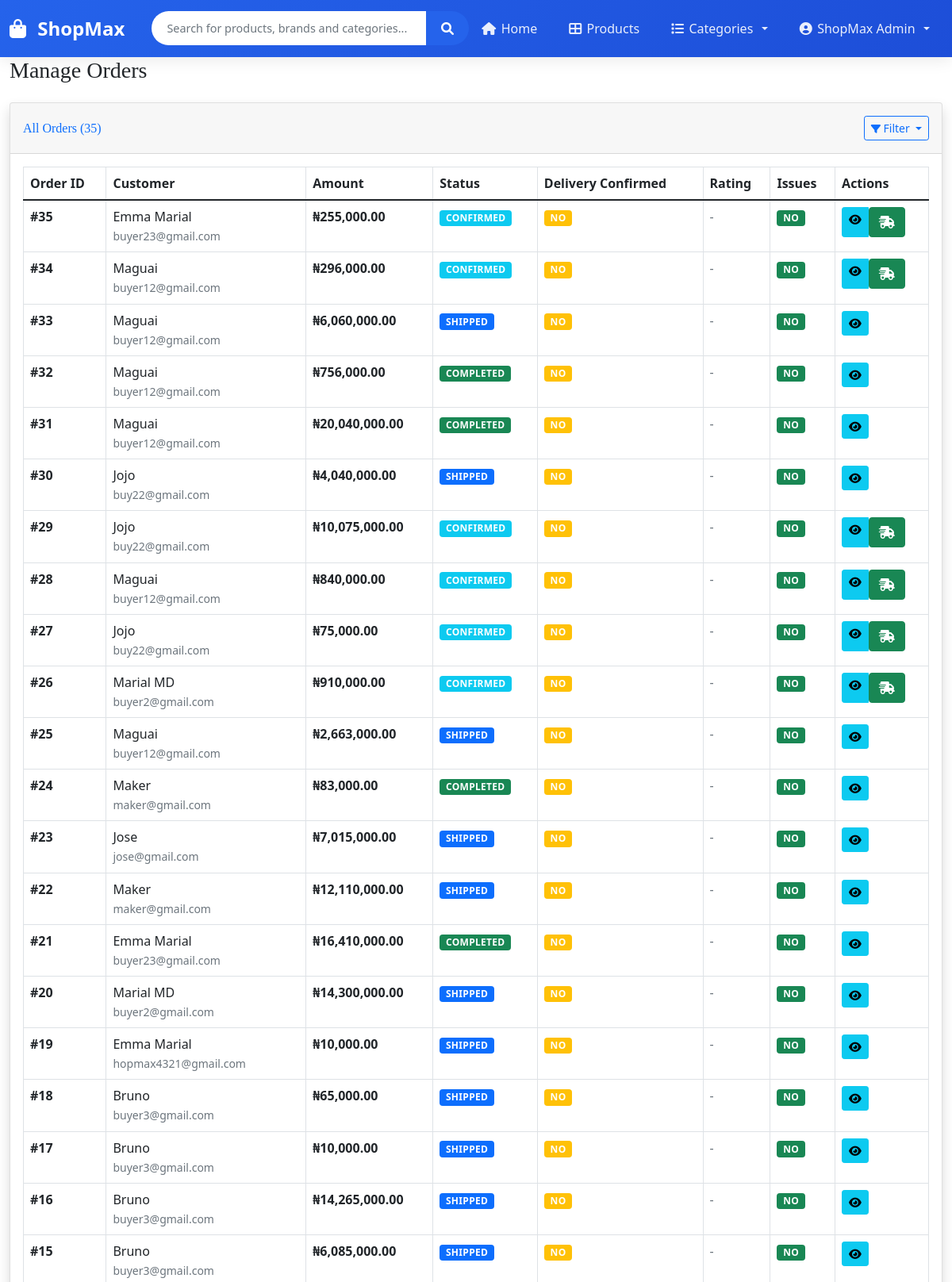
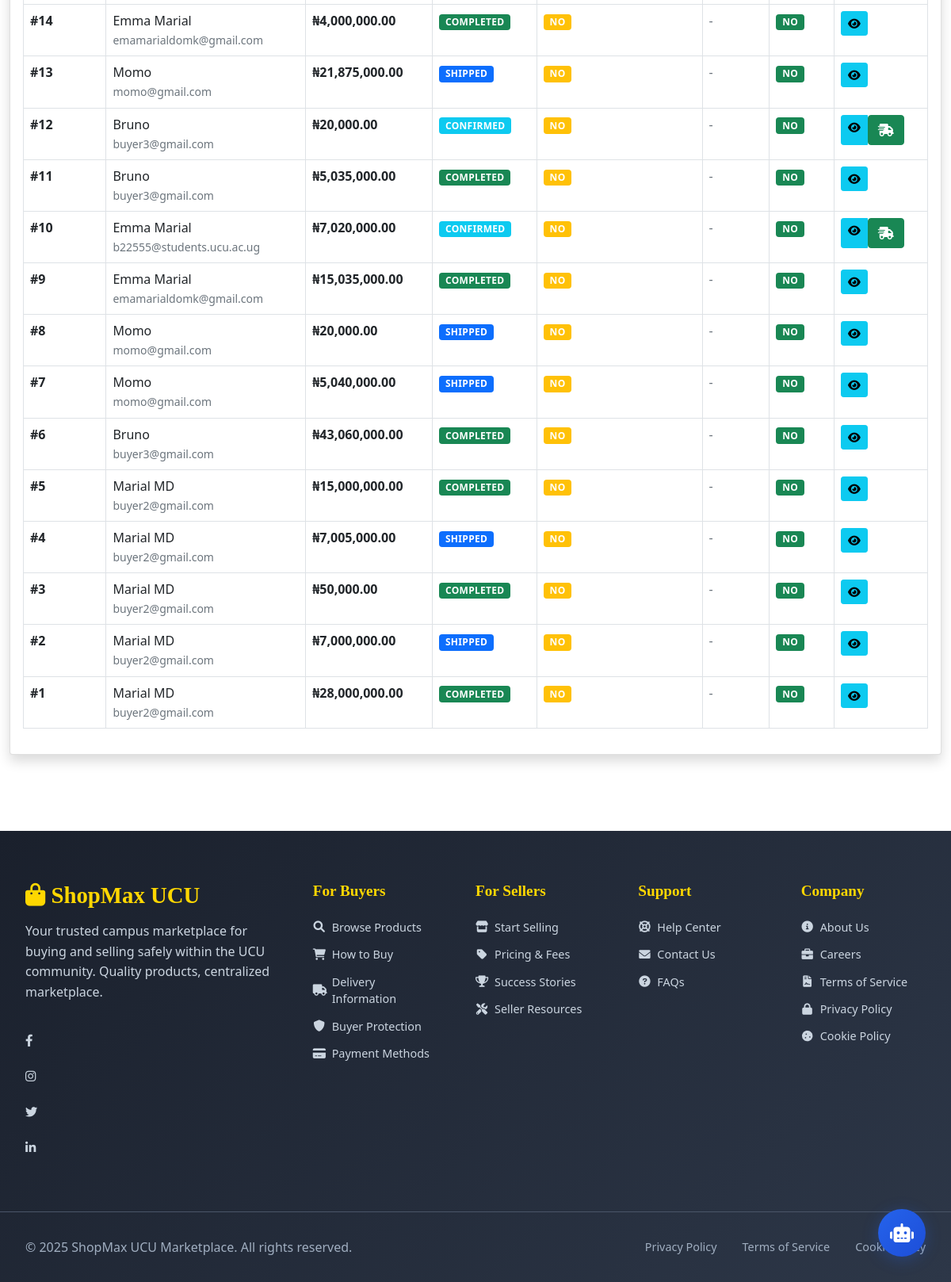
Page /admin/orders (signed in) on the committed database (2 pictures, top to bottom).
### app.py (models this page shows)
class User(db.Model):
    __tablename__ = 'users'
    id = db.Column(db.Integer, primary_key=True)
    fullname = db.Column(db.String(100), nullable=False)
    email = db.Column(db.String(100), unique=True, nullable=False)
    phone = db.Column(db.String(20), nullable=True)
    location = db.Column(db.String(100), nullable=True)
    password = db.Column(db.String(200), nullable=True)
    user_type = db.Column(db.String(20), nullable=False)  # buyer, seller, admin
    delivery_address = db.Column(db.Text)
    business_name = db.Column(db.String(100))
    business_address = db.Column(db.Text)
    nin = db.Column(db.String(50))
    subscription_tier = db.Column(db.String(20), default='basic')
    subscription_expiry = db.Column(db.DateTime)
    created_at = db.Column(db.DateTime, default=datetime.utcnow)
    updated_at = db.Column(db.DateTime, default=datetime.utcnow, onupdate=datetime.utcnow)
    business_type = db.Column(db.String(50))
    business_description = db.Column(db.Text)
    business_phone = db.Column(db.String(20))
    business_email = db.Column(db.String(100))
    products = db.relationship('Product', backref='seller', lazy=True)
    orders = db.relationship('Order', backref='user', lazy=True)
    order_items = db.relationship('OrderItem', backref='seller', lazy=True)
    wishlists = db.relationship('Wishlist', backref='user', lazy=True)
    carts = db.relationship('Cart', backref='user', lazy=True)
    reviews = db.relationship('Review', backref='user', lazy=True)

class Order(db.Model):
    __tablename__ = 'orders'
    id = db.Column(db.Integer, primary_key=True)
    total_amount = db.Column(db.Float, nullable=False)
    status = db.Column(db.String(20), default='pending')
    delivery_address = db.Column(db.Text)
    payment_method = db.Column(db.String(50))
    payment_status = db.Column(db.String(20), default='pending')
    user_id = db.Column(db.Integer, db.ForeignKey('users.id'), nullable=False)
    created_at = db.Column(db.DateTime, default=datetime.utcnow)
    updated_at = db.Column(db.DateTime, default=datetime.utcnow, onupdate=datetime.utcnow)
    tracking_number = db.Column(db.String(100), unique=True)
    estimated_delivery = db.Column(db.DateTime)
    actual_delivery = db.Column(db.DateTime)
    order_items = db.relationship('OrderItem', backref='order', lazy=True)

### app.py (the view)
@app.route('/admin/orders')
def admin_orders():
    if 'user_id' not in session:
        return redirect(url_for('login'))
    user = get_current_user()
    if user.user_type != 'admin':
        flash('Access denied. Admin only.', 'error')
        return redirect(url_for('login'))
    from sqlalchemy.orm import joinedload
    orders = Order.query.options(
        joinedload(Order.user),
        joinedload(Order.order_items).joinedload(OrderItem.product)
    ).order_by(Order.created_at.desc()).all()
    return render_template('admin_orders.html', orders=orders)

### templates/admin_orders.html (shortened to what this page needs)
{% extends "base.html" %}
{% block content %}
<div class="container-fluid">
    <div class="d-sm-flex align-items-center justify-content-between mb-4">
        <h1 class="h3 mb-0 text-gray-800">Manage Orders</h1>
    </div>
    {% set orders_with_issues = orders|selectattr('issues_reported')|list %}
    <div class="card shadow mb-4">
        <div class="card-header py-3 d-flex justify-content-between align-items-center">
            <h6 class="m-0 font-weight-bold text-primary">All Orders ({{ orders|length }})</h6>
            <div class="btn-group">
                <button type="button" class="btn btn-sm btn-outline-primary dropdown-toggle" data-bs-toggle="dropdown">
                     Filter
                </button>
            </div>
        </div>
        <div class="card-body">
            <div class="table-responsive">
                <table class="table table-bordered" id="ordersTable" width="100%" cellspacing="0">
                    <thead>
                        <tr>
                            <th>Order ID</th>
                            <th>Customer</th>
                            <th>Amount</th>
                            <th>Status</th>
                            <th>Delivery Confirmed</th>
                            <th>Rating</th>
                            <th>Issues</th>
                            <th>Actions</th>
                        </tr>
                    </thead>
                    <tbody>
                        {% for order in orders %}
                        <tr class="order-row" data-status="{{ order.status }}">
                            <td class="fw-bold">#{{ order.id }}</td>
                            <td>
                                {{ order.user.fullname if order.user else 'Guest' }}
                                <br>
                                <small class="text-muted">{{ order.user.email if order.user else 'N/A' }}</small>
                            </td>
                            <td class="fw-bold">₦{{ "{:,.2f}".format(order.total_amount) }}</td>
                            <td>
                                <span class="badge bg-{{
                                    'secondary' if order.status == 'pending'
                                    else 'info' if order.status == 'confirmed'
                                    else 'primary' if order.status == 'shipped'
                                    else 'success' if order.status == 'completed'
                                    else 'warning' if order.status == 'issue_reported'
                                    else 'danger'
                                }}">
                                    {{ order.status|title }}
                                </span>
                            </td>
                            <td>
                                {% if order.delivery_confirmed_at %}
                                    <span class="badge bg-success">Yes</span>
                                    <small class="text-muted d-block">{{ order.delivery_confirmed_at.strftime('%m/%d/%Y') }}</small>
                                {% else %}
                                    <span class="badge bg-warning">No</span>
                                {% endif %}
                            </td>
                            <td>
                                {% if order.buyer_rating %}
                                    {{ "⭐" * order.buyer_rating }}
                                {% else %}
                                    <span class="text-muted">-</span>
                                {% endif %}
                            </td>
                            <td>
                                {% if order.issues_reported %}
                                    <span class="badge bg-danger">Yes</span>
                                {% else %}
                                    <span class="badge bg-success">No</span>
                                {% endif %}
                            </td>
                            <td>
                                <div class="btn-group btn-group-sm">
                                    <a href="{{ url_for('order_details', order_id=order.id) }}" class="btn btn-info" title="View Details">
                                        <i class="fas fa-eye"></i>
                                    </a>
                                    {% if order.status == 'confirmed' %}
                                    <form method="POST" action="{{ url_for('mark_order_shipped', order_id=order.id) }}" class="d-inline">
                                        <button type="submit" class="btn btn-success" title="Mark as Shipped">
                                            <i class="fas fa-shipping-fast"></i>
                                        </button>
                                    </form>
                                    {% endif %}
                                </div>
                            </td>
                        </tr>
                        {% endfor %}
                    </tbody>
                </table>
            </div>
        </div>
    </div>
</div>
{% endblock %}

### templates/base.html (shortened to what this page needs)
<!DOCTYPE html>
<html lang="en">
<head>
    <link rel="stylesheet" href="{{ url_for('static', filename='css/style.css') }}">
    <link href="https://cdn.jsdelivr.net/npm/bootstrap@5.1.3/dist/css/bootstrap.min.css" rel="stylesheet">
    <link href="https://cdnjs.cloudflare.com/ajax/libs/font-awesome/6.0.0/css/all.min.css" rel="stylesheet">
    <link href="https://cdn.datatables.net/1.11.5/css/dataTables.bootstrap5.min.css" rel="stylesheet">
</head>
<body>
        <nav class="navbar navbar-expand-lg navbar-light modern-nav">
        <div class="container-fluid">
            <a class="navbar-brand" href="{{ url_for('home') }}">
                <i class="fas fa-shopping-bag"></i>
                ShopMax
            </a>
            <div class="collapse navbar-collapse" id="navbarContent">
                <div class="nav-search mx-lg-auto my-2 my-lg-0">
                    <form class="search-form d-flex" action="{{ url_for('products') }}" method="GET">
                        <input type="text" name="q" class="search-input form-control" placeholder="Search for products, brands and categories...">
                        <button type="submit" class="search-btn btn btn-primary">
                            <i class="fas fa-search"></i>
                        </button>
                    </form>
                </div>
                <ul class="navbar-nav ms-auto mb-2 mb-lg-0">
                    <li class="nav-item">
                        <a href="{{ url_for('home') }}" class="nav-link {% if request.endpoint == 'home' %}active{% endif %}">
                            <i class="fas fa-home"></i>
                            Home
                        </a>
                    </li>
                    <li class="nav-item">
                        <a href="{{ url_for('products') }}" class="nav-link {% if request.endpoint == 'products' %}active{% endif %}">
                            <i class="fas fa-th-large"></i>
                            Products
                        </a>
                    </li>
                    <li class="nav-item dropdown">
                        <a class="nav-link dropdown-toggle" href="#" id="categoriesDropdown" role="button" data-bs-toggle="dropdown">
                            <i class="fas fa-list"></i>
                            Categories
                        </a>
                    </li>
                    <li class="nav-item dropdown">
                        {% if session.user_id %}
                            <a class="nav-link dropdown-toggle" href="#" id="userDropdown" role="button" data-bs-toggle="dropdown">
                                <i class="fas fa-user-circle"></i>
                                {{ session.user_name }}
                            </a>
                        {% endif %}
                    </li>
                </ul>
            </div>
        </div>
    </nav>
    <div class="main-content">
        {% block content %}{% endblock %}
    </div>
    <footer class="modern-footer">
        <div class="footer-container">
            <div class="footer-section">
                <div class="footer-logo">
                    <h3><i class="fas fa-shopping-bag"></i> ShopMax UCU</h3>
                    <p>Your trusted campus marketplace for buying and selling safely within the UCU community. Quality products, centralized marketplace.</p>
                </div>
                <div class="social-links">
                    <a href="#" class="social-link" title="Facebook">
                        <i class="fab fa-facebook-f"></i>
                    </a>
                    <a href="#" class="social-link" title="Instagram">
                        <i class="fab fa-instagram"></i>
                    </a>
                    <a href="#" class="social-link" title="Twitter">
                        <i class="fab fa-twitter"></i>
                    </a>
                    <a href="#" class="social-link" title="LinkedIn">
                        <i class="fab fa-linkedin-in"></i>
                    </a>
                </div>
            </div>
            <div class="footer-section">
                <h4>For Buyers</h4>
                <ul>
                    <li><a href="{{ url_for('products') }}"><i class="fas fa-search"></i> Browse Products</a></li>
                    <li><a href="{{ url_for('how_to_buy') }}"><i class="fas fa-shopping-cart"></i> How to Buy</a></li>
                    <li><a href="{{ url_for('delivery_info') }}"><i class="fas fa-truck"></i> Delivery Information</a></li>
                    <li><a href="{{ url_for('under_construction') }}" title="Coming soon"><i class="fas fa-shield-alt"></i> Buyer Protection</a></li>
                    <li><a href="{{ url_for('payment_methods') }}"><i class="fas fa-credit-card"></i> Payment Methods</a></li>
                </ul>
            </div>
            <div class="footer-section">
                <h4>For Sellers</h4>
                <ul>
                    <li><a href="{{ url_for('register_seller') }}"><i class="fas fa-store"></i> Start Selling</a></li>
                    <li><a href="{{ url_for('under_construction') }}" title="Coming soon"><i class="fas fa-tag"></i> Pricing & Fees</a></li>
                    <li><a href="{{ url_for('success_stories') }}"><i class="fas fa-trophy"></i> Success Stories</a></li>
                    <li><a href="{{ url_for('under_construction') }}" title="Coming soon"><i class="fas fa-tools"></i> Seller Resources</a></li>
                </ul>
            </div>
            <div class="footer-section">
                <h4>Support</h4>
                <ul>
                    <li><a href="{{ url_for('help_center') }}"><i class="fas fa-life-ring"></i> Help Center</a></li>
                    <li><a href="{{ url_for('contact_us') }}"><i class="fas fa-envelope"></i> Contact Us</a></li>
                    <li><a href="{{ url_for('faqs') }}"><i class="fas fa-question-circle"></i> FAQs</a></li>
                </ul>
            </div>
            <div class="footer-section">
                <h4>Company</h4>
                <ul>
                    <li><a href="{{ url_for('about_us') }}"><i class="fas fa-info-circle"></i> About Us</a></li>
                    <li><a href="{{ url_for('careers') }}"><i class="fas fa-briefcase"></i> Careers</a></li>
                    <li><a href="{{ url_for('terms_of_service') }}"><i class="fas fa-file-contract"></i> Terms of Service</a></li>
                    <li><a href="{{ url_for('privacy_policy') }}"><i class="fas fa-lock"></i> Privacy Policy</a></li>
                    <li><a href="{{ url_for('cookie_policy') }}"><i class="fas fa-cookie"></i> Cookie Policy</a></li>
                </ul>
            </div>
        </div>
        <div class="footer-bottom">
            <div class="footer-bottom-content">
                <p>&copy; 2025 ShopMax UCU Marketplace. All rights reserved.</p>
                <div class="footer-legal">
                    <a href="{{ url_for('privacy_policy') }}">Privacy Policy</a>
                    <a href="{{ url_for('terms_of_service') }}">Terms of Service</a>
                    <a href="{{ url_for('cookie_policy') }}">Cookie Policy</a>
                </div>
            </div>
        </div>
    </footer>
    <div class="chatbot-container">
        <button class="chatbot-toggle" id="chatbotToggle">
            <i class="fas fa-robot"></i>
        </button>
    </div>
</body>
</html>

### rows in the picture
User: user_name "ShopMax Admin"
Order: id "35", user "Emma Marial", user "buyer23@gmail.com", total_amount "255,000.00", status "CONFIRMED"
Order: id "34", user "Maguai", user "buyer12@gmail.com", total_amount "296,000.00", status "CONFIRMED"
Order: id "33", user "Maguai", user "buyer12@gmail.com", total_amount "6,060,000.00", status "SHIPPED"
Order: id "32", user "Maguai", user "buyer12@gmail.com", total_amount "756,000.00", status "COMPLETED"
Order: id "31", user "Maguai", user "buyer12@gmail.com", total_amount "20,040,000.00", status "COMPLETED"
Order: id "30", user "Jojo", user "buy22@gmail.com", total_amount "4,040,000.00", status "SHIPPED"
Order: id "29", user "Jojo", user "buy22@gmail.com", total_amount "10,075,000.00", status "CONFIRMED"
Order: id "28", user "Maguai", user "buyer12@gmail.com", total_amount "840,000.00", status "CONFIRMED"
Order: id "27", user "Jojo", user "buy22@gmail.com", total_amount "75,000.00", status "CONFIRMED"
Order: id "26", user "Marial MD", user "buyer2@gmail.com", total_amount "910,000.00", status "CONFIRMED"
Order: id "25", user "Maguai", user "buyer12@gmail.com", total_amount "2,663,000.00", status "SHIPPED"
Order: id "24", user "Maker", user "maker@gmail.com", total_amount "83,000.00", status "COMPLETED"
Order: id "23", user "Jose", user "jose@gmail.com", total_amount "7,015,000.00", status "SHIPPED"
Order: id "22", user "Maker", user "maker@gmail.com", total_amount "12,110,000.00", status "SHIPPED"
Order: id "21", user "Emma Marial", user "buyer23@gmail.com", total_amount "16,410,000.00", status "COMPLETED"
Order: id "20", user "Marial MD", user "buyer2@gmail.com", total_amount "14,300,000.00", status "SHIPPED"
Order: id "19", user "Emma Marial", user "hopmax4321@gmail.com", total_amount "10,000.00", status "SHIPPED"
Order: id "18", user "Bruno", user "buyer3@gmail.com", total_amount "65,000.00", status "SHIPPED"
Order: id "17", user "Bruno", user "buyer3@gmail.com", total_amount "10,000.00", status "SHIPPED"
Order: id "16", user "Bruno", user "buyer3@gmail.com", total_amount "14,265,000.00", status "SHIPPED"
Order: id "15", user "Bruno", user "buyer3@gmail.com", total_amount "6,085,000.00", status "SHIPPED"
Order: id "14", user "Emma Marial", user "emamarialdomk@gmail.com", total_amount "4,000,000.00", status "COMPLETED"
Order: id "13", user "Momo", user "momo@gmail.com", total_amount "21,875,000.00", status "SHIPPED"
Order: id "12", user "Bruno", user "buyer3@gmail.com", total_amount "20,000.00", status "CONFIRMED"
Order: id "11", user "Bruno", user "buyer3@gmail.com", total_amount "5,035,000.00", status "COMPLETED"
Order: id "10", user "Emma Marial", user "b22555@students.ucu.ac.ug", total_amount "7,020,000.00", status "CONFIRMED"
Order: id "9", user "Emma Marial", user "emamarialdomk@gmail.com", total_amount "15,035,000.00", status "COMPLETED"
Order: id "8", user "Momo", user "momo@gmail.com", total_amount "20,000.00", status "SHIPPED"
Order: id "7", user "Momo", user "momo@gmail.com", total_amount "5,040,000.00", status "SHIPPED"
Order: id "6", user "Bruno", user "buyer3@gmail.com", total_amount "43,060,000.00", status "COMPLETED"
Order: id "5", user "Marial MD", user "buyer2@gmail.com", total_amount "15,000,000.00", status "COMPLETED"
Order: id "4", user "Marial MD", user "buyer2@gmail.com", total_amount "7,005,000.00", status "SHIPPED"
Order: id "3", user "Marial MD", user "buyer2@gmail.com", total_amount "50,000.00", status "COMPLETED"
Order: id "2", user "Marial MD", user "buyer2@gmail.com", total_amount "7,000,000.00", status "SHIPPED"
Order: id "1", user "Marial MD", user "buyer2@gmail.com", total_amount "28,000,000.00", status "COMPLETED"

### other values in the picture
{{ orders|length }} "35"
